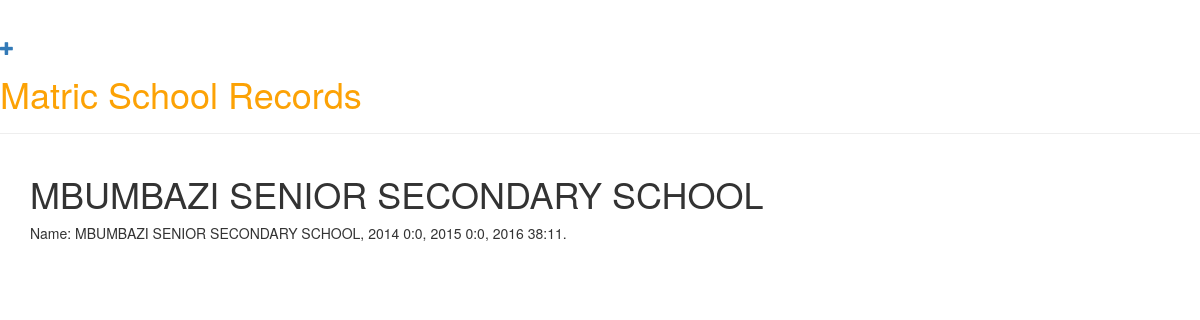
/matric/4021043/, run on the app's committed database.
### matric/models.py (models this page shows, shortened)
class SchoolRecord(models.Model):
	emis = models.CharField(max_length=9)
	centre_no = models.CharField(max_length=7, primary_key=True)
	name = models.CharField(max_length=256)
	wrote_2014 = models.PositiveIntegerField(default=0)
	passed_2014 = models.PositiveIntegerField(default=0)
	wrote_2015 = models.PositiveIntegerField(default=0)
	passed_2015 = models.PositiveIntegerField(default=0)
	wrote_2016 = models.PositiveIntegerField(default=0)
	passed_2016 = models.PositiveIntegerField(default=0)
	def __str__(self):
		return ("Name: {0}, 2014 {1}:{2}, 2015 {3}:{4}, 2016 {5}:{6}.".format(self.name, self.wrote_2014,self.passed_2014,self.wrote_2015,self.passed_2015,self.wrote_2016,self.passed_2016))

### matric/views.py (the view)
# urls.py: path('<int:pk>/', views.matric_detail, name='matric_detail'),
def matric_detail(request, pk):
	school_record = get_object_or_404(SchoolRecord, pk=pk)
	return render(request, 'matric/matric_detail.html', {'school_record': school_record})

### matric/templates/matric/matric_detail.html
{% extends 'matric/base.html' %}
{% block content %}
    <div class="school_record">
        <h1>{{ school_record.name }}</h1>
        <p>{{ school_record }}</p>
    </div>
{% endblock %}

### data on the page
SchoolRecord: name "MBUMBAZI SENIOR SECONDARY SCHOOL", name+wrote_2014+passed_2014 "Name: MBUMBAZI SENIOR SECONDARY SCHOOL, 2014 0:0, 2015 0:0, 2016 38:11."
